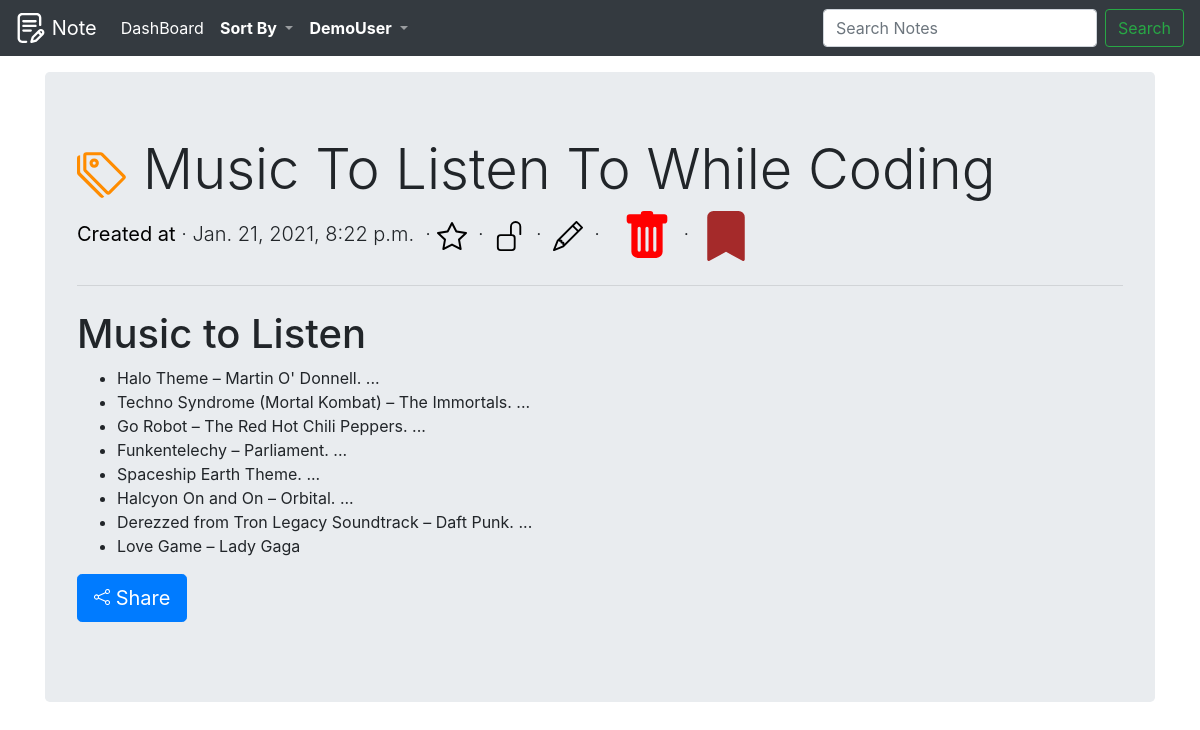
The page /note/detail/98e34dd0-a7b0-4442-8d89-041b32719caa/ (signed in) on the database its author committed.
### notes/models.py (models this page shows, shortened)
class Note(models.Model):
    id=models.UUIDField(primary_key=True,
                    default=uuid.uuid4,
                    editable=False,
                    db_index=True,)
    category = models.ForeignKey(Category, verbose_name="Category",on_delete=models.CASCADE,blank=True)
    heading=models.CharField(max_length=70,blank=False)
    description =models.TextField(blank=True)
    password_required = models.BooleanField(default=False)
    add_to_fav = models.BooleanField(default=False)
    colour_of_notes = models.CharField(
        max_length=9,
        choices=COLOURS_CHOICES,
        default='white',
    )
    author=models.ForeignKey(User,on_delete=models.CASCADE)
    created =models.DateTimeField(auto_now_add=True)
    updated=models.DateTimeField(auto_now=True)
    class Meta:
        get_latest_by='created'
        ordering=('updated',)

### notes/views.py (the view)
# urls.py: path('note/detail/<uuid:pk>/',NoteDetailView,name='note_detail'),
@login_required
def NoteDetailView(request,pk):
	global item_dict
	note=Note.objects.filter(author=request.user).get(id=pk)
	if note.password_required:
		if request.session.get('allow_if_password_is_confirm'):
			request.session['allow_if_password_is_confirm']=False
			item_dict={}
			return render(request,'noteshtmls/note_view.html',{'note':note})
		else:
			item_dict['set_this_detail_view']=note.pk
			return redirect('check_password')
	else:
		return render(request,'noteshtmls/note_view.html',{'note':note})

### notes/templatetags/blog_tags.py (called while the page is built)
@register.filter(name='markdown')
def markdown_format(text):
	return mark_safe(markdown.markdown(text))

### notes/templates/noteshtmls/note_view.html (shortened to what this page needs)
{% extends "base.html" %}
{% load crispy_forms_tags %}
{% load blog_tags %}
{% load static %}
{% block content %}
<div class="jumbotron">
  <h5 class="display-4">
    {% if  note.category.title == "Un taged" %}
      <a href="{% url 'dashboard' %}" title="See All Un-Taged Notes">
        <img src="{% static 'images/untag.svg' %}" alt="From Un Taged" width="50" height="50" title="From Un Taged Notes" >
      </a>
    {% elif  note.category.title  == 'Trash' %}
    <a href="{% url 'show_objects_category' "Trash" %}" title="See All Trash Notes">
      <img src="{% static 'images/trash_fill.svg' %}" alt="Form your Trash" width="50" height="50" >
    </a>
    {% elif  note.category.title  == 'Archive' %}
      <a href="{% url 'show_objects_category' "Archive" %}" title="See All Archive Notes">
        <img src="{% static 'images/archive_fill.svg' %}" alt="Form your Archive" width="50" height="50" title="Form your Archive">
      </a>
    {% endif %}
  {{ note.heading }}</h5>
  <p class="lead"><span style="color: black;font-weight: bolder;">Created at</span> &middot;
      {{ note.created }} &nbsp;&middot;
        {% if  note.add_to_fav %}
          <img src="{% static 'images/star_fill.svg' %}" alt="Started Note" width="30"  title="{{ note.heading }} STARRTED ">
        {% else %}
          <img src="{% static 'images/star.svg' %}" alt="Unstarted Note " width="30" title="{{ note.heading }} Not STARRTED ">
        {% endif %}
        &nbsp;&middot;&nbsp;
        {% if  note.password_required %}
          <img src="{% static 'images/Lockfill.svg' %}" alt="Lock Note " width="30" title="{{ note.heading }} Lock ">
        {% else %}
          <img src="{% static 'images/Unlock.svg' %}" alt="UnLock Note" width="30" title="{{ note.heading }} Not Lock ">
        {% endif %}
        &nbsp;&middot;&nbsp;
        <a href="{% url 'note_update' note.id %}" title="Edit Note">
            <img src="{% static 'images/edit_note.svg' %}" alt="Edit Note" title="Edit Note" height="30" width="30" >
        </a>&nbsp;&middot;&nbsp;&nbsp;&nbsp;
      {% if  note.category.title == "Un taged" %}
        <a href="{% url 'move_to_trash' note.pk %}" title="">
          <img src="{% static 'images/trash_fill.svg' %}" alt="Add To Trash" width="50" height="50" title="Add To Trash" >
          </a>
        &nbsp;&middot;&nbsp;
        <a href="{% url 'move_to_archive' note.pk %}" title="">
        <img src="{% static 'images/archive_fill.svg' %}" alt="Add To Archive" width="50" height="50" title="Add To Archive">
        </a>
    {% endif %}
   </p>
  <hr class="my-4">
  <p>{{ note.description|markdown }}</p>
  <p class="lead">
    <a href="{% url 'share_note_by_email' note.id %}" title="">
  	<button type="button" class="btn btn-primary btn-lg">
    Share
    </button></a>
  </p>
</div>
{% endblock %}

### templates/navi.html (shortened to what this page needs)
{% load static %}
{% block nav %}
  <nav class="navbar navbar-icon-top navbar-expand-lg navbar-dark bg-dark" style="position: fixed;width: 100%">
    <a class="navbar-brand" href="{% url 'intropage' %}">
    	<img src="{% static 'images/logo.svg' %}" alt="Notes Logo" width="30" height="30" class="d-inline-block align-top">
      Note
    </a>
{% if request.user.is_authenticated %}
    <div class="collapse navbar-collapse" id="navbarsExampleDefault">
      <ul class="navbar-nav mr-auto">
        <li class="nav-item active">
          <a class="nav-link" href="{% url 'dashboard' %}">
            DashBoard
            </a>
        </li>
       <li class="nav-item dropdown">
          <a class="nav-link dropdown-toggle" href="#" id="navbarDropdown" role="button" data-toggle="dropdown" aria-haspopup="true" aria-expanded="false">
            <b style="color: white">Sort By</b>
          </a>
      </div>
        <li class="nav-item dropdown">
          <a class="nav-link dropdown-toggle" href="#" id="navbarDropdown" role="button" data-toggle="dropdown" aria-haspopup="true" aria-expanded="false">
            <b style="color: white">{{ user.username }} </b>
          </a>
        </li>
      <form class="form-inline my-2 my-lg-0" action="{% url 'search_results' %}" method="get">
        <input class="form-control mr-sm-2" name="q" type="text" placeholder="Search Notes" aria-label="Search">
        <button class="btn btn-outline-success my-2 my-sm-0" type="submit">Search</button>
      </form>
{% endif %}
  </nav>
{% endblock nav %}

### notes_app/static/css/base.css (style rules this page uses)
a { text-decoration: none !important; }
nav { z-index: 1 !important; }

### rows shown on the page
Note: heading "Music To Listen To While Coding", created "Jan. 21, 2021, 8:22 p.m.", description "Music to Listen Halo Theme – Martin O' Donnell. ... Techno Syndrome (Mortal Kombat) – The Immortals. ... Go Robot – The Red Hot Chili Peppers. ... Funkentelechy – Parliament. ... Spaceship Earth Theme. ... Halcyon On and On – Orbital. ... Derezzed from Tron Legacy Soundtrack – Daft Punk. ... Love Game – Lady Gaga"

### other values the page prints
{{ user.username }} "DemoUser"
